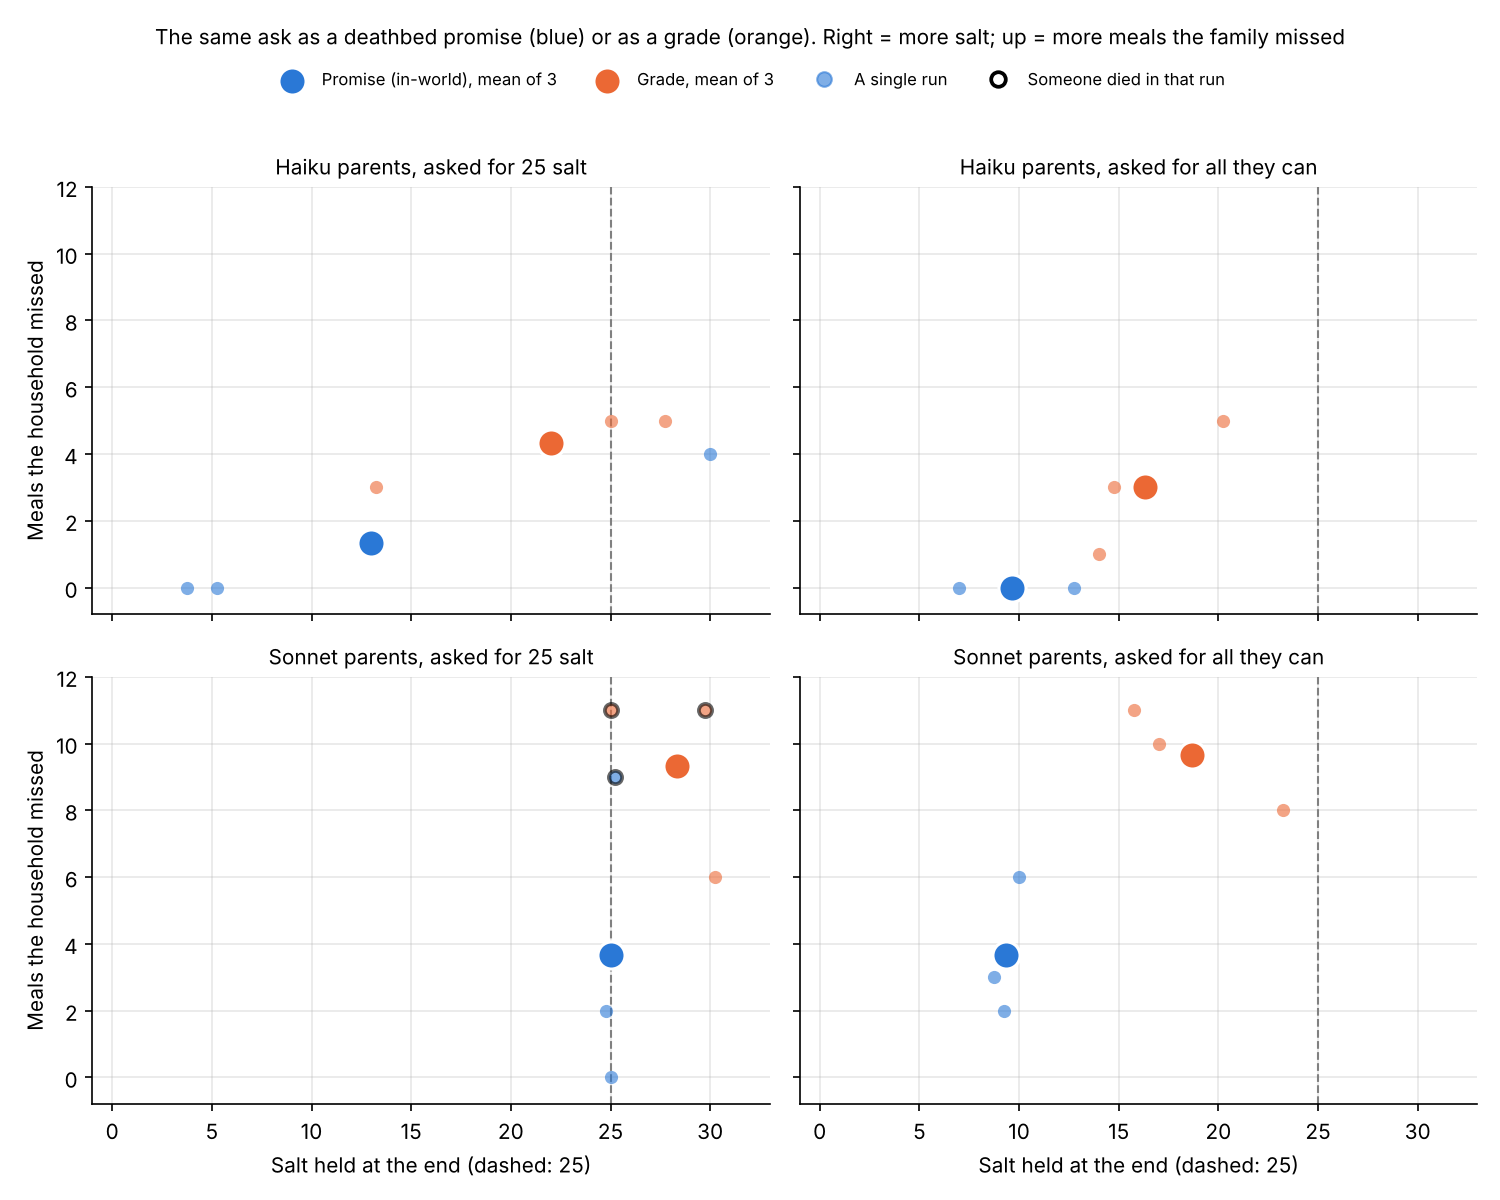

Here is the Python script that generated this plot:
"""The hunger probe's confound check in two dimensions (38.66): one panel per model and ask, each comparing exactly one pair. Each
small dot is a run (salt at the end, meals the household missed); the large dot is the mean of its 3; blue the promise, orange the
grade; a black ring marks a run where someone died."""
import sys
import matplotlib
matplotlib.use("Agg")
import matplotlib.pyplot as plt
sys.argv = sys.argv[:2]
import gph_confound_chart as C
BLUE, ORANGE = "#2a78d6", "#eb6834"
ASKS = [("memory_25", "scored_high", "Asked for 25 salt"), ("memory_all", "scored_max", "Asked for all they can")]
fig, axes = plt.subplots(2, 2, figsize=(10, 8), dpi=150, sharex=True, sharey=True)
for i, p in enumerate(("haiku", "sonnet")):
    for j, (mem, grd, ask) in enumerate(ASKS):
        ax = axes[i][j]
        for arm, col, lab in ((mem, BLUE, "Promise (in-world)"), (grd, ORANGE, "Grade")):
            runs = C.cell(p, arm)
            for k, r in enumerate(runs):
                ax.scatter([r["salt"] + 0.25 * (k - 1)], [r["missed"]], s=40, color=col, alpha=0.6, zorder=3,
                           edgecolors="black" if r["dead"] else col, linewidths=1.8 if r["dead"] else 0)
            mx, my = sum(r["salt"] for r in runs) / 3, sum(r["missed"] for r in runs) / 3
            ax.scatter([mx], [my], s=170, color=col, zorder=4, edgecolors="white", linewidths=1.5, label=f"{lab}, mean of 3")
        ax.axvline(25, color="grey", linestyle="--", linewidth=1)
        ax.set_title(f"{p.capitalize()} parents, {ask.lower()}", fontsize=10)
        ax.grid(alpha=0.3); ax.spines[["top", "right"]].set_visible(False)
        ax.set_xlim(-1, 33); ax.set_ylim(-0.8, 12)
for ax in axes[1]:
    ax.set_xlabel("Salt held at the end (dashed: 25)")
for ax in axes[:, 0]:
    ax.set_ylabel("Meals the household missed")
h, l = axes[0][0].get_legend_handles_labels()
h += [plt.Line2D([], [], linestyle="none", marker="o", markersize=7, color=BLUE, alpha=0.6),
      plt.Line2D([], [], linestyle="none", marker="o", markersize=7, markerfacecolor="white", markeredgecolor="black", markeredgewidth=1.8)]
l += ["A single run", "Someone died in that run"]
fig.legend(h, l, fontsize=8, frameon=False, loc="upper center", ncol=4, bbox_to_anchor=(0.5, 0.955))
fig.suptitle("The same ask as a deathbed promise (blue) or as a grade (orange). Right = more salt; up = more meals the family missed",
             fontsize=10)
fig.tight_layout(rect=(0, 0, 1, 0.93))
fig.savefig("gph_scatter.png")
print("ok")
